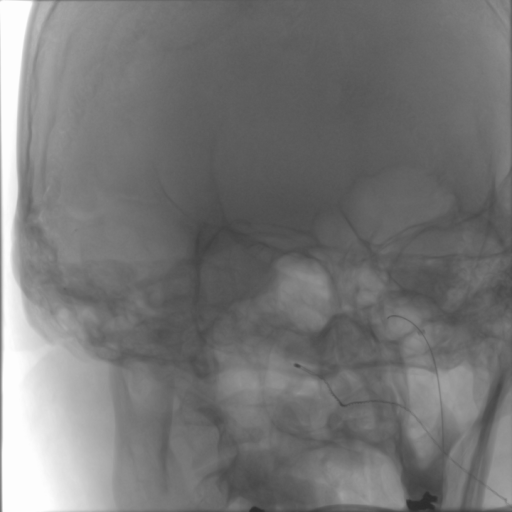
#> input picture Lab_Works/Image_Processing/Project/Background_Subtraction/data/catheter/frame_201.png, 512 x 512 px
$ jupyter execute --allow-errors background_subtraction.ipynb
#> lines starting #> are read from the running program, lines starting #| are printed output that depends on the picture; after the words box and inside, x2 and y2 are one past the last pixel; in counts of white or black regions, pixels touching at a corner belong together
<div style="display:flex; justify-content:space-between; align-items:center; width:100%; margin:8px 0 24px 0;">
  <div style="text-align:left;">

  </div>
  <div style="text-align:right; font-size:18px; font-weight:600; color:#17324d; line-height:1.35;">
    MSc. CORO DASSIP
  </div>
</div>

<div style="border:2px solid #333; padding:14px 20px; margin:15px auto 25px auto; width:85%; max-width:900px; box-sizing:border-box; text-align:center;">
  <h1 style="margin:0;"><b>Background Subtraction</b></h1>
</div>

This notebook executes the neurointerventional background-subtraction study, reproducing the baseline, evaluating controlled ablations, selecting the retained pipeline, computing sequence-level metrics, and validating all final outputs.

## Setup — Environment and Configuration

Shared imports, helper functions, deterministic settings, and repository-relative paths used by Tasks 1–13.

[cell 1]
import os
import numpy as np
#from scipy import misc
import skimage.io as io
from scipy import ndimage
from skimage.filters import gaussian
from skimage.filters import threshold_otsu
from skimage.morphology import erosion, dilation, opening, closing
from skimage.morphology import disk
from skimage.filters import threshold_otsu
from skimage import color
import fnmatch
from scipy import stats
import matplotlib.pyplot as plt
import matplotlib as mpl

def linear (source, a, b):
    out = a*source+b
    return out


def saturate(source, perinf, persup):
    if perinf == 0:
        minper = np.min(source)
    else:
        minper=stats.scoreatpercentile(source,perinf)

    if persup == 100:
        maxper = np.max(source)
    else:
        maxper=stats.scoreatpercentile(source,persup)

    out = source
    out = (source-minper)/(maxper-minper)
    out[np.where(out>1)]=1.0
    out[np.where(out<0)]=0
    return out

def quadratic(source):
    out = (source)**2
    return out

def mse(im1,im2):
    return np.mean( (im1 - im2) ** 2 )

def sad(im1,im2):
    return np.mean(np.abs(im1 - im2))

def psnr(mse, pixel_max=255): #or 1.0
    return 20 * np.log10(pixel_max/ np.sqrt(mse))

# [4 lines left out: function compute_errors, not called in this run]
from sklearn.mixture import GaussianMixture

## 1. Validate Data and Ground-Truth Paths

Validate the ten fluoroscopy frames, paired annotations, dimensions, and output paths.

[cell 2]
IMDIR = "../data/catheter"
print("IMDIR:", IMDIR)

[cell 3]
from pathlib import Path

data_dir = Path(IMDIR)
frame_numbers = list(range(201, 292, 10))

required_files = []
for frame_id in frame_numbers:
    required_files.extend([
        data_dir / f"frame_{frame_id}.png",
        data_dir / f"{frame_id}_GuideWire.tiff",
        data_dir / f"{frame_id}_MicroCath.tiff",
    ])
#> further down, image is the input picture: shape (512, 512); min 44, max 253, mean 118.5

missing_files = [str(p) for p in required_files if not p.exists()]
#> (the rest of this cell did not finish here and is left out)

## 2. Reproduce the Original Baseline Pipeline

Execute the unchanged laboratory baseline and establish the reference sequence-level metrics.

[cell 4]
error_dic = {'sad':[],'mse':[],'psnr':[]}

#> (the rest of this cell did not finish here and is left out)

[cell 5]
print('Mean SAD', np.mean(error_dic['sad']),'+/-', np.std(error_dic['sad']))
print('Mean MSE', np.mean(error_dic['mse']),'+/-', np.std(error_dic['mse']))
print('Mean PSNR', np.mean(error_dic['psnr']),'+/-', np.std(error_dic['psnr']))
plt.subplot(1,3,1),  plt.plot(error_dic['sad']), plt.title('sad')
plt.subplot(1,3,2),  plt.plot(error_dic['mse']), plt.title('mse')
plt.subplot(1,3,3),  plt.plot(error_dic['psnr']), plt.title('psnr')
plt.show()
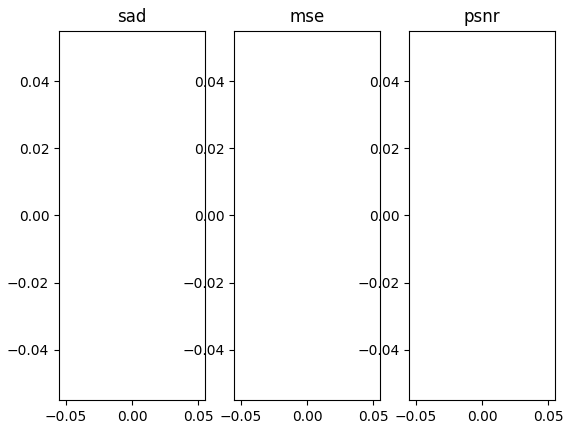
#> figure drawn by matplotlib, 3 panels

## 3. Replace the First-Frame Background with a Temporal Median

Evaluate the temporal-median background while holding all downstream operations fixed.

### Build the Temporal-Median Reference

Each frame is first preprocessed exactly as in the original notebook:

```text
frame
  ↓
Gaussian sigma = 1.0
  ↓
saturate(0, 90)
  ↓
processed frame
```

The median is then computed pixel by pixel across the 10 processed frames.

[cell 6]
frame_numbers = list(range(201, 292, 10))

processed_frames = []

#> (the rest of this cell did not finish here and is left out)

#> in saturate, `minper = np.min(source)`: minper = 0.177
#> in saturate, `maxper=stats.scoreatpercentile(source,persup)`: maxper = 0.639
#> in saturate, `out = (source-minper)/(maxper-minper)`:
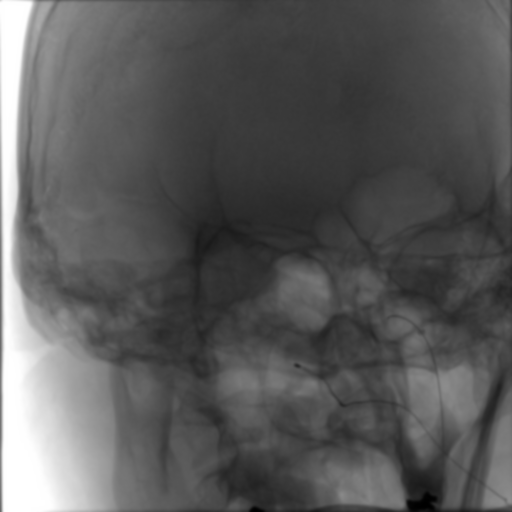
#> out: shape (512, 512) float64; min 0, max 1.77, mean 0.623; drawn with min black and max white
#> in saturate, `out[np.where(out>1)]=1.0`:
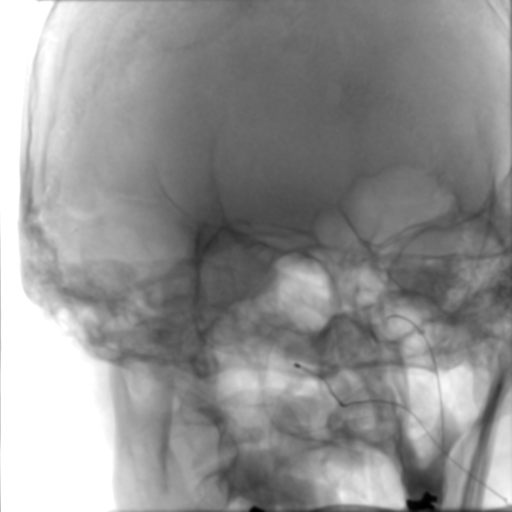
#> out: shape (512, 512) float64; 10% of pixels changed, all inside (x1, y1, x2, y2) = (0, 0, 114, 512)

    processed_frames.append(im)

processed_stack = np.stack(
    processed_frames,
    axis=0
)

im_ref_median = np.median(
    processed_stack,
    axis=0
)

plt.figure(figsize=(10, 4))

plt.subplot(1, 2, 1)
plt.imshow(
    processed_frames[0],
    cmap='gray'
)
plt.title('Original reference: frame 201')
plt.axis('off')

plt.subplot(1, 2, 2)
plt.imshow(
    im_ref_median,
    cmap='gray'
)
plt.title('Temporal median reference')
plt.axis('off')

plt.tight_layout()
plt.show()

### Run the Same Original Pipeline

Only the background reference is replaced.
Everything downstream remains identical to the original threshold-based pipeline.

[cell 7]
median_error_dic = {
    'sad': [],
    'mse': [],
    'psnr': []
}
#> median_error_dic = {'sad': [], 'mse': [], 'psnr': []}

median_results = {}

#> (the rest of this cell did not finish here and is left out)

### Fair Comparison on the Same Frames

The original first-frame method cannot evaluate `frame_201`, because that frame is its own reference.

Therefore the fair comparison uses the same nine frames:

```text
211, 221, 231, 241, 251, 261, 271, 281, 291
```

Frame `201` is reported separately as an additional capability of the temporal-median background.

[cell 8]
baseline_frames = frame_numbers[1:]
#> baseline_frames = [211, 221, 231, 241, 251, 261, 271, 281, 291]

median_sad_same = np.array(
    median_error_dic['sad'][1:]
)
#> median_sad_same = empty array
median_mse_same = np.array(
    median_error_dic['mse'][1:]
)
#> median_mse_same = empty array
median_psnr_same = np.array(
    median_error_dic['psnr'][1:]
)
#> median_psnr_same = empty array

print('FIRST-FRAME BACKGROUND — 211–291')
print(
    'Mean SAD :',
    np.mean(error_dic['sad'])
)
print(
    'Mean MSE :',
    np.mean(error_dic['mse'])
)
print(
    'Mean PSNR:',
    np.mean(error_dic['psnr'])
)

print()

print('TEMPORAL MEDIAN — SAME 9 FRAMES')
print(
    'Mean SAD :',
    np.mean(median_sad_same)
)
#| Mean SAD : nan
print(
    'Mean MSE :',
    np.mean(median_mse_same)
)
#| Mean MSE : nan
print(
    'Mean PSNR:',
    np.mean(median_psnr_same)
)
#| Mean PSNR: nan

print()

print('FRAME 201 — TEMPORAL MEDIAN ONLY')
#> (the rest of this cell did not finish here and is left out)

[cell 9]
plt.figure(figsize=(12, 4))

plt.subplot(1, 3, 1)
#> (the rest of this cell did not finish here and is left out)

### Background-Model Decision

This experiment changes **only the background model**.

No conclusion about thresholding, filtering, morphology, or EM should be drawn from this step.

If the temporal median improves the sequence-level results and allows `frame_201` to be processed, it becomes the new background baseline for the next controlled improvement.

## 4. Stabilize the Pre-Subtraction Histogram Transformation

Compare fixed background-derived radiometric mapping against the retained background-model configuration.

### 1. Fixed Contrast Mapping

Let the temporal-median background be $B$.

We estimate two fixed intensity limits:

and

Then every processed frame uses exactly the same transformation:

This preserves the original notebook's `0–90` saturation idea while preventing each frame from choosing a different intensity scale.

[cell 10]
# The temporal-median reference from Improvement 1
# was constructed after Gaussian smoothing + per-frame saturation.
#
# For this experiment, we rebuild a median in the Gaussian-smoothed
# domain BEFORE frame-wise saturation, so one fixed mapping can be
# estimated from the background itself.

gaussian_frames = []

#> (the rest of this cell did not finish here and is left out)

#> (a cell that did not finish here is left out)

### 2. Same Pipeline with Fixed Pre-Subtraction Mapping

The pipeline remains identical to Background-model ablation except for one controlled replacement:

### Background-model ablation

```python
im = saturate(im, 0, 90)
```

computed independently for each frame.

### Radiometric-normalization ablation

```python
im = fixed_saturate_0_90(im)
```

using the same `fixed_low` and `fixed_high` for every frame.

The second saturation performed after dilation remains exactly as in the original notebook.

[cell 12]
fixed_hist_error_dic = {
    'sad': [],
    'mse': [],
    'psnr': []
}
#> fixed_hist_error_dic = {'sad': [], 'mse': [], 'psnr': []}

fixed_hist_results = {}

#> (the rest of this cell did not finish here and is left out)

### Background vs Radiometric-Mapping Comparison

This is the key controlled comparison.

Both methods use:

- the temporal background;
- the same Gaussian filter;
- the same subtraction direction;
- the same dilation;
- the same second saturation;
- the same threshold;
- the same opening.

Only the **pre-subtraction intensity mapping** differs.

[cell 13]
step1_sad = np.array(
    median_error_dic[
        'sad'
    ]
)
#> step1_sad = empty array

step1_mse = np.array(
    median_error_dic[
        'mse'
    ]
)
#> step1_mse = empty array

step1_psnr = np.array(
    median_error_dic[
        'psnr'
    ]
)
#> step1_psnr = empty array

step2_sad = np.array(
    fixed_hist_error_dic[
        'sad'
    ]
)
#> step2_sad = empty array

step2_mse = np.array(
    fixed_hist_error_dic[
        'mse'
    ]
)
#> step2_mse = empty array

step2_psnr = np.array(
    fixed_hist_error_dic[
        'psnr'
    ]
)
#> step2_psnr = empty array

print(
    'IMPROVEMENT 1 — TEMPORAL MEDIAN '
    '+ ORIGINAL PER-FRAME SATURATION'
)

print(
    'Mean SAD :',
    np.mean(
        step1_sad
    )
)
#| Mean SAD : nan

print(
    'Mean MSE :',
    np.mean(
        step1_mse
    )
)
#| Mean MSE : nan

print(
    'Mean PSNR:',
    np.mean(
        step1_psnr
    )
)
#| Mean PSNR: nan

print()

print(
    'IMPROVEMENT 2 — TEMPORAL MEDIAN '
    '+ FIXED SATURATION'
)

print(
    'Mean SAD :',
    np.mean(
        step2_sad
    )
)
#| Mean SAD : nan

print(
    'Mean MSE :',
    np.mean(
        step2_mse
    )
)
#| Mean MSE : nan

print(
    'Mean PSNR:',
    np.mean(
        step2_psnr
    )
)
#| Mean PSNR: nan

[cell 14]
plt.figure(
    figsize=(12, 4)
)

plt.subplot(
    1,
    3,
    1
)

#> (the rest of this cell did not finish here and is left out)

### Radiometric-Mapping Retention Criterion

We do **not** keep the fixed histogram transformation merely because it is theoretically cleaner.

We retain it only if the sequence-level results support it.

Decision criteria:

- lower SAD is better;
- lower MSE is better;
- higher PSNR is better;
- visual mask quality must remain coherent.

If the fixed mapping is worse, the scientifically correct decision is to keep the previously retained transformation and move to the next component.

Retention is based on controlled-ablation evidence rather than algorithmic complexity or visual preference.

## 5. Optimize Spatial Gaussian Filtering

Run the spatial-sigma sweep and retain the best supported Gaussian scale.

[cell 15]
SIGMA_CANDIDATES = [
    0.5,
    0.75,
    1.0,
    1.25,
    1.5,
    2.0,
]

print("Sigma candidates:", SIGMA_CANDIDATES)

### Controlled Sigma Evaluation

For every candidate sigma, the background is rebuilt in the **same Gaussian domain** as the current frame.
This avoids comparing a frame filtered with one sigma against a background filtered with another.

Only sigma changes; all later operations remain identical.

[cell 16]
def evaluate_sigma(sigma_value):

    error_dic_sigma = {
        'sad': [],
        'mse': [],
        'psnr': []
    }

    # Build temporal-median background in this sigma domain.
    smoothed_frames = []

    for num_f in frame_numbers:
        im_filename = ''.join(
            ['frame_', str(num_f), '.png']
        )
        im_f = os.path.join(IMDIR, im_filename)

        image = io.imread(
            im_f,
            as_gray=True
        )

        image = image.astype(float) / 255.

        smoothed = gaussian(
            image,
            sigma=sigma_value
        )

        smoothed_frames.append(smoothed)

    smoothed_stack = np.stack(
        smoothed_frames,
        axis=0
    )

    background_sigma = np.median(
        smoothed_stack,
        axis=0
    )

    # Same Step-2 idea:
    # one fixed mapping derived from the background.
    low_sigma = float(
        np.percentile(
            background_sigma,
            0
        )
    )

    high_sigma = float(
        np.percentile(
            background_sigma,
            90
        )
    )

    # [11 lines left out: function fixed_map_sigma, not called in this run]

    background_sigma = fixed_map_sigma(
        background_sigma
    )

    for num_f in frame_numbers:

        im_filename = ''.join(
            ['frame_', str(num_f), '.png']
        )
        guidewire_filename = ''.join(
            [str(num_f), '_GuideWire.tiff']
        )
        microcath_filename = ''.join(
            [str(num_f), '_MicroCath.tiff']
        )

        im_f = os.path.join(
            IMDIR,
            im_filename
        )
        guidewire_f = os.path.join(
            IMDIR,
            guidewire_filename
        )
        microcath_f = os.path.join(
            IMDIR,
            microcath_filename
        )

        image = io.imread(
            im_f,
            as_gray=True
        )

        guidewire_mask = io.imread(
            guidewire_f
        )
        if len(guidewire_mask.shape) > 2:
            guidewire_mask = guidewire_mask[:, :, 0]

        microcath_mask = io.imread(
            microcath_f
        )
        if len(microcath_mask.shape) > 2:
            microcath_mask = microcath_mask[:, :, 0]

        gt_mask = guidewire_mask.copy()

        gt_mask[
            np.where(
                microcath_mask < 128
            )
        ] = 0

        # Keep original GT thickening.
        selem = disk(2)
        gt_mask = erosion(
            gt_mask,
            selem
        )

        image = image.astype(float) / 255.
        gt_mask = gt_mask.astype(float) / 255.

        # ONLY controlled variable:
        # Gaussian sigma.
        im = gaussian(
            image.copy(),
            sigma=sigma_value
        )

        # Step 2 retained.
        im = fixed_map_sigma(im)

        # Step 1 retained.
        im = -(im - background_sigma)

        # Original downstream processing.
        selem = disk(2)
        im = dilation(im, selem)

        im = saturate(
            im,
            10,
            100
        )

        im = im > 0.1

        selem = disk(2)
        im = opening(im, selem)

        im = 1 - im
        im_mask = im.copy()

        sad_i, mse_i, psnr_i = compute_errors(
            gt_mask.copy(),
            im_mask.copy()
        )

        error_dic_sigma['sad'].append(
            sad_i
        )
        error_dic_sigma['mse'].append(
            mse_i
        )
        error_dic_sigma['psnr'].append(
            psnr(mse_i)
        )

    return error_dic_sigma

[cell 17]
sigma_results = {}

#> (the rest of this cell did not finish here and is left out)
